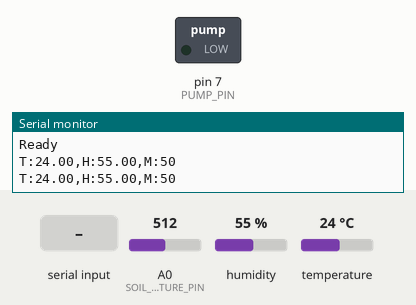
Bench run of a sketch on a simulated Arduino Uno, built with avr-gcc and run on an emulated ATmega328P. Parts: switched loads named in the sketch (green lamp = pin HIGH), the last lines printed to the serial monitor. The inputs (shaded band) are chosen by the test bench; at power-on: A0 (SOIL_MOISTURE_PIN) = 512, humidity 55 %, temperature 24 °C.

Above: at 1.2 s.
1.3 s: "1" received over Serial
At 2.8 s:
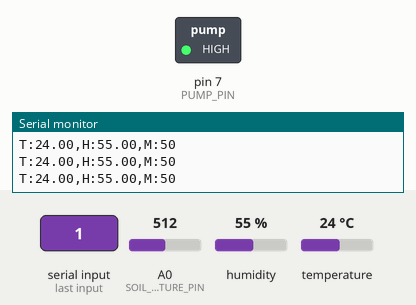
Timing chart, 0 to 4.6 s (numbered marks = the images above; inputs shaded):
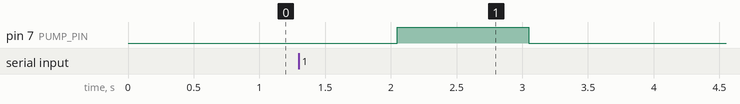

The sketch:

Arduino_Code.ino
```cpp
#include <DHT.h>

#define DHTPIN 2
#define DHTTYPE DHT11
#define SOIL_MOISTURE_PIN A0
#define PUMP_PIN 7

DHT dht(DHTPIN, DHTTYPE);

void setup() {
  Serial.begin(9600);
  pinMode(PUMP_PIN, OUTPUT);
  dht.begin();
  Serial.println("Ready");
}

void loop() {
  float temperature = dht.readTemperature();
  float humidity = dht.readHumidity();
  int moistureValue = analogRead(SOIL_MOISTURE_PIN);
  int soil_moisture = map(moistureValue, 0, 1023, 100, 0);

  Serial.print("T:");
  Serial.print(temperature);
  Serial.print(",H:");
  Serial.print(humidity);
  Serial.print(",M:");
  Serial.println(soil_moisture);

  if (Serial.available() > 0) {
    char command = Serial.read();
    if (command == '1') {
      digitalWrite(PUMP_PIN, HIGH);
      delay(1000);
      digitalWrite(PUMP_PIN, LOW);
    } else if (command == '0') {
      digitalWrite(PUMP_PIN, LOW);
    }
  }

  delay(1000);
}
```

Measured:
- after the input at 1.3 s, pin 7 (PUMP_PIN): LOW → HIGH after 0.75 s, → LOW 1.0 s later
